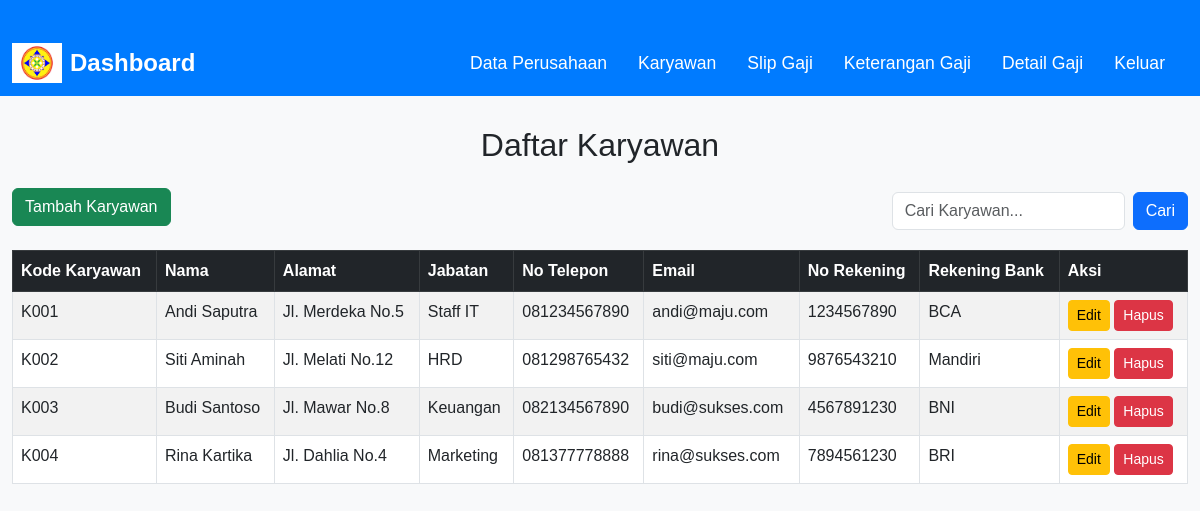
Screenshot of /karyawan/index.php (signed in) with the database file from the repository.
### tables this page shows
CREATE TABLE `karyawan` (
  `kode_karyawan` varchar(20) NOT NULL,
  `nama` varchar(100) DEFAULT NULL,
  `alamat` text DEFAULT NULL,
  `jabatan` varchar(50) DEFAULT NULL,
  `no_telpon` varchar(20) DEFAULT NULL,
  `email` varchar(100) DEFAULT NULL,
  `no_rekening` varchar(30) DEFAULT NULL,
  `rek_bank` varchar(50) DEFAULT NULL,
  `id` int(11) DEFAULT NULL
);

### karyawan/index.php (the view, shortened to what this page needs)
<?php
include('../config/koneksi.php');
$search = "";
$sql = "SELECT * FROM karyawan WHERE nama LIKE '%$search%' OR kode_karyawan LIKE '%$search%' OR jabatan LIKE '%$search%'";
$result = mysqli_query($conn, $sql);
?>
<!DOCTYPE html>
<html lang="id">
<head>
    <link href="https://cdn.jsdelivr.net/npm/bootstrap@5.3.0/dist/css/bootstrap.min.css" rel="stylesheet">
</head>
<body>
<nav class="navbar navbar-expand-lg navbar-dark">
    <div class="container-fluid">
        <a class="navbar-brand d-flex align-items-center" href="../dashboard.php">
    <img src="../assets/img/logo.png" alt="Logo" class="img-fluid me-2" style="height: 40px;">
    Dashboard
    </a>
        <div class="collapse navbar-collapse justify-content-end">
            <ul class="navbar-nav">
                <li class="nav-item"><a class="nav-link" href="../perusahaan/index.php">Data Perusahaan</a></li>
                <li class="nav-item"><a class="nav-link active" href="#">Karyawan</a></li>
                <li class="nav-item"><a class="nav-link" href="../slip_gaji/index.php">Slip Gaji</a></li>
                <li class="nav-item"><a class="nav-link" href="../keterangan_gaji/index.php">Keterangan Gaji</a></li>
                <li class="nav-item"><a class="nav-link" href="../detail_gaji/index.php">Detail Gaji</a></li>
                <li class="nav-item"><a class="nav-link" href="../logout/index.php">Keluar</a></li>
            </ul>
        </div>
    </div>
</nav>
<div class="container-fluid">
    <h2 class="text-center mb-4">Daftar Karyawan</h2>
<div class="d-flex justify-content-between align-items-center mb-3 flex-wrap">
    <a href="tambah.php" class="btn btn-success mb-2">Tambah Karyawan</a>
    <form method="POST" action="" class="d-flex" style="gap: 0.5rem;">
        <input type="text" class="form-control" name="search" placeholder="Cari Karyawan..." value="<?php echo $search; ?>">
        <button class="btn btn-primary" type="submit">Cari</button>
    </form>
</div>
    <table class="table table-striped table-bordered table-hover">
    <thead class="table-dark">
        <tr>
            <th>Kode Karyawan</th>
            <th>Nama</th>
            <th>Alamat</th>
            <th>Jabatan</th>
            <th>No Telepon</th>
            <th>Email</th>
            <th>No Rekening</th>
            <th>Rekening Bank</th>
            <th>Aksi</th>
        </tr>
    </thead>
    <tbody>
        <?php while($row = mysqli_fetch_assoc($result)) { ?>
            <tr>
                <td><?php echo $row['kode_karyawan']; ?></td>
                <td><?php echo $row['nama']; ?></td>
                <td><?php echo $row['alamat']; ?></td>
                <td><?php echo $row['jabatan']; ?></td>
                <td><?php echo $row['no_telpon']; ?></td>
                <td><?php echo $row['email']; ?></td>
                <td><?php echo $row['no_rekening']; ?></td>
                <td><?php echo $row['rek_bank']; ?></td>
                <td>
                    <a href="edit.php?kode_karyawan=<?php echo $row['kode_karyawan']; ?>" class="btn btn-warning btn-sm">Edit</a>
                    <a href="hapus.php?kode_karyawan=<?php echo $row['kode_karyawan']; ?>" class="btn btn-danger btn-sm" onclick="return confirm('Apakah Anda yakin ingin menghapus?')">Hapus</a>
                </td>
            </tr>
        <?php } ?>
    </tbody>
</table>
</div>
</body>
</html>

### karyawan/index.php (style rules this page uses)
body { background-color: #f8f9fa; font-family: 'Arial', sans-serif; }
.navbar { background-color: #007bff; }
.navbar-brand { font-size: 1.5rem; font-weight: bold; }
.navbar-nav .nav-link { color: white !important; text-decoration: none; font-size: 1.1rem; margin-right: 15px; }
.container-fluid { margin-top: 30px; max-width: 1200px; }
.navbar-brand img { width: 50px; height: auto; margin-right: 15px; }

### rows the page displays
karyawan: kode_karyawan "K001", nama "Andi Saputra", alamat "Jl. Merdeka No.5", jabatan "Staff IT", no_telpon "081234567890", email "andi@maju.com", no_rekening "1234567890", rek_bank "BCA"
karyawan: kode_karyawan "K002", nama "Siti Aminah", alamat "Jl. Melati No.12", jabatan "HRD", no_telpon "081298765432", email "siti@maju.com", no_rekening "9876543210", rek_bank "Mandiri"
karyawan: kode_karyawan "K003", nama "Budi Santoso", alamat "Jl. Mawar No.8", jabatan "Keuangan", no_telpon "082134567890", email "budi@sukses.com", no_rekening "4567891230", rek_bank "BNI"
karyawan: kode_karyawan "K004", nama "Rina Kartika", alamat "Jl. Dahlia No.4", jabatan "Marketing", no_telpon "081377778888", email "rina@sukses.com", no_rekening "7894561230", rek_bank "BRI"
